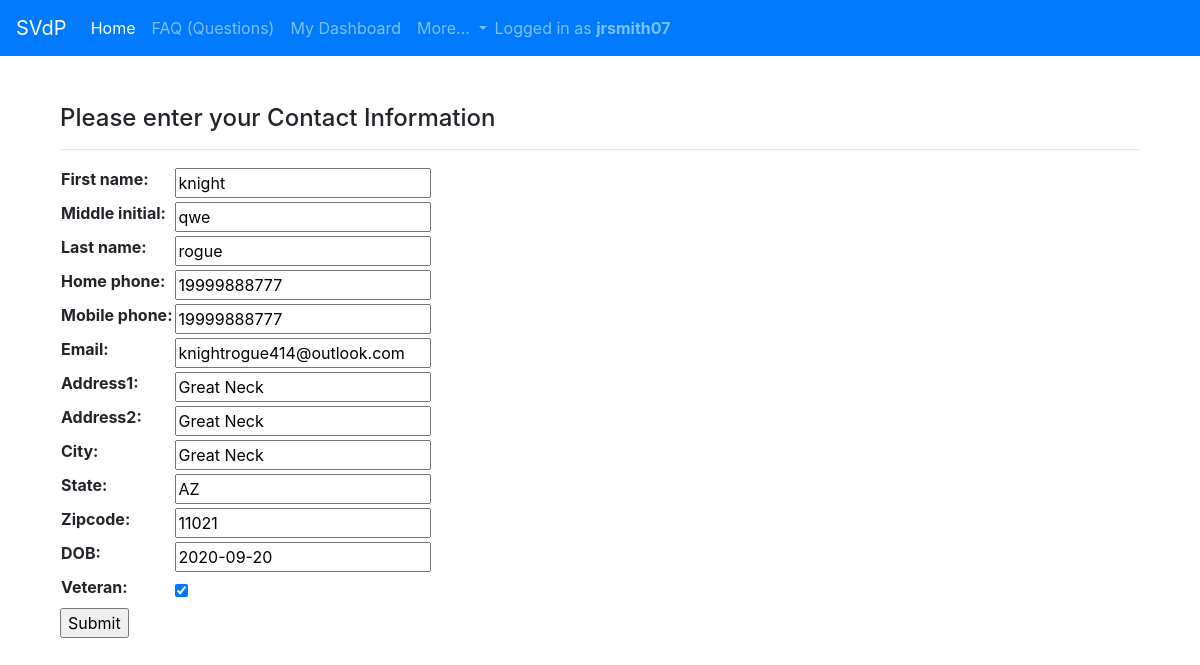
Screenshot of /home/contact_update/7/ (signed in) with the database file from the repository.
### home/models.py (models this page shows, shortened)
class Contact(models.Model):
    username = models.OneToOneField(User, on_delete=models.CASCADE, unique = True, null = True)
    first_name = models.CharField(max_length=200)
    middle_initial = models.CharField(max_length=10, blank=True)
    last_name = models.CharField(max_length=200)
    address1 = models.CharField(max_length=200)
    address2 = models.CharField(max_length=200, blank=True)
    city = models.CharField(max_length=200)
    state = models.CharField(max_length=200, default = 'AZ')
    zipcode = models.CharField(max_length=200)
    mobile_phone = models.CharField(max_length=200)
    home_phone = models.CharField(max_length=200, blank=True)
    email = models.CharField(max_length=200)
    DOB = models.DateField()
    veteran = models.BooleanField()

### home/views.py (the view)
# urls.py: path('contact_update/<pk>/', login_required(ContactModelUpdate.as_view()), name='contact_update'),
class ContactModelUpdate(UpdateView):
    model = Contact
    fields = [
        "first_name", "middle_initial", "last_name",
        "home_phone",
        "mobile_phone",
        "email",
        "address1",
        "address2",
        "city",
        "state",
        "zipcode",
        "DOB",
        "veteran",
    ]

### home/templates/home/contact_form.html (shortened to what this page needs)
{% extends "base.html" %}
{% load static %}
{% block content %}
<div class="container">
    <br><br>
    <h4>Please enter your Contact Information</h4>
    <hr>
          <form method="POST" enctype="multipart/form-data">
              <table>{{ form.as_table }}</table>
              <input type="submit" value="Submit">
          </form>
</div>
<br><br>
{% endblock %}

### templates/base.html (shortened to what this page needs)
<!DOCTYPE html>
<html>
  <head>
    <link rel="stylesheet" href="https://stackpath.bootstrapcdn.com/bootstrap/4.5.2/css/bootstrap.min.css">
  </head>
  <body>
    <nav class="navbar navbar-expand-lg navbar-dark bg-primary">
      <a class="navbar-brand" href="#">SVdP</a>
      <div class="collapse navbar-collapse" id="navbarNavDropdown">
        <ul class="navbar-nav">
          <li class="nav-item active">
            <a class="nav-link" href="/home">Home <span class="sr-only">(current)</span></a>
          </li>
          <li class="nav-item">
            <a class="nav-link" href="/home/hpapp_faq">FAQ (Questions)</a>
          </li>
          {% if user.is_authenticated %}
              <li class="nav-item">
                <a class="nav-link" href="{% url 'home:dashboard' %}">My Dashboard</a>
              </li>
          {% endif %}
          <li class="nav-item dropdown">
            <a class="nav-link dropdown-toggle" href="#" id="navbarDropdownMenuLink" role="button" data-toggle="dropdown" aria-haspopup="true" aria-expanded="false">
              More...
            </a>
          </li>
        </ul>
        {% if user.is_authenticated %}
        <span class="navbar-text">
          Logged in as <b>{{ user.username }}</b>
        </span>
        {% endif %}
      </div>
    </nav>
    {% block body %}
    <div class="container">
      {% block content %}
      {% endblock %}
      {% endblock %}
   </div>
  </body>
</html>

### rows the page displays
Contact: first_name "knight", middle_initial "qwe", last_name "rogue", home_phone "19999888777", mobile_phone "19999888777", email "knightrogue414@outlook.com", address1 "Great Neck", address2 "Great Neck", city "Great Neck", state "AZ", zipcode "11021", DOB "2020-09-20", veteran "☑"

### other values shown
{{ user.username }} "jrsmith07"
